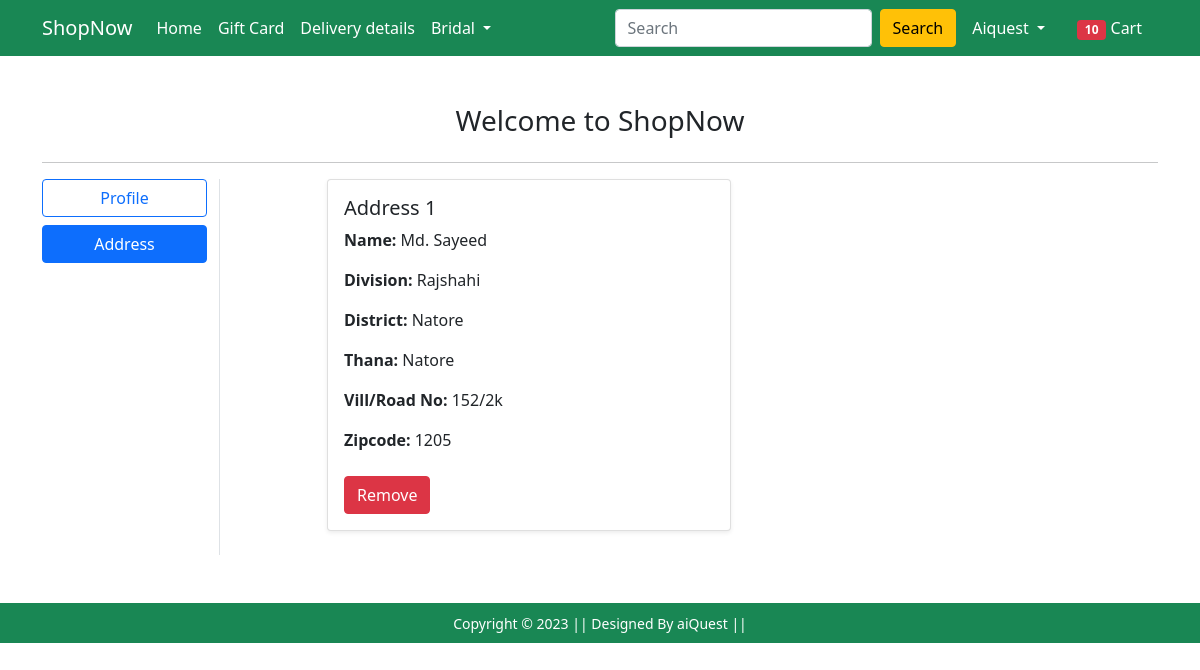
The page /address/ (signed in) on the database its author committed.
### Shop/models.py (models this page shows)
class Customer(models.Model):
    user = models.ForeignKey(User, on_delete=models.CASCADE)
    name = models.CharField(max_length=200)
    division = models.CharField(choices=DIVISION_CHOICES, max_length=50)
    district = models.CharField(max_length=200)
    thana = models.CharField(max_length=50)
    villorroad = models.CharField(max_length=50)
    zipcode = models.IntegerField()
    def __str__(self):
        return str(self.id)

### Shop/views.py (the view)
# urls.py: path('address/', views.address, name='address'),
@login_required
def address(request):
 add = Customer.objects.filter(user=request.user)
 print(add)
 if  add.exists():
    return render(request, 'Shop/address.html', {'add':add, 'active':'btn-primary' , 'd':"none"})
 return render(request, 'Shop/address.html', {'d':'Block'})

### Shop/templates/Shop/address.html (shortened to what this page needs)
{% extends 'Shop/base.html' %}
{% load static %}
{% block main-content %}
<div class="container my-5">
    <h3 class="text-center mb-4">Welcome to ShopNow</h3>
    <hr>
    <div class="row">
        <div class="col-sm-2 border-end">
            <ul class="list-unstyled">
                <li class="d-grid mb-2"><a href="{% url 'profile' %}" class="btn btn-outline-primary">Profile</a></li>
                <li class="d-grid"><a href="{% url 'address' %}" class="btn text-white  btn-outline-primary {{ active }}">Address</a></li>
            </ul>
        </div>
        <div class="col-sm-9 offset-sm-1">
            <div class="row">
                {% for ad in add %}
                <div class="col-sm-6 mb-4">
                    <div class="card shadow-sm">
                        <div class="card-body">
                            <h5 class="card-title">Address {{ forloop.counter }}</h5>
                            <p><strong>Name:</strong> {{ ad.name }}</p>
                            <p><strong>Division:</strong> {{ ad.division }}</p>
                            <p><strong>District:</strong> {{ ad.district }}</p>
                            <p><strong>Thana:</strong> {{ ad.thana }}</p>
                            <p><strong>Vill/Road No:</strong> {{ ad.villorroad }}</p>
                            <p><strong>Zipcode:</strong> {{ ad.zipcode }}</p>
                            <a href="#" addressid="{{ ad.id }}" class="remove-address btn btn-danger mt-2">Remove</a>
                        </div>
                    </div>
                </div>
                {% empty %}
                <div class="col-12">
                    <p class="text-muted">No addresses available. Please add a new address.</p>
                </div>
                {% endfor %}
            </div>
        </div>
    </div>
</div>
{% endblock main-content %}

### Shop/templates/Shop/base.html (shortened to what this page needs)
<!doctype html>
{% load static %}
<html lang="en">
<head>
    <link href="https://cdn.jsdelivr.net/npm/bootstrap@5.0.0-beta1/dist/css/bootstrap.min.css" rel="stylesheet"
>
    <link rel="stylesheet" href="{% static 'Shop/css/owl.carousel.min.css' %}">
    <link rel="stylesheet" href="{% static 'Shop/css/all.min.css' %}">
    <link rel="stylesheet" href="{% static 'Shop/css/style.css' %}">
    <link rel="stylesheet" href="{% static 'Shop/css/order.css' %}">
</head>
<body>
    <nav class="navbar navbar-expand-lg navbar-dark bg-success">
        <div class="container">
            <a class="navbar-brand" href="/">ShopNow</a>
            <div class="collapse navbar-collapse" id="navbarSupportedContent">
                <ul class="navbar-nav me-auto mb-2 mb-lg-0">
                    <li class="nav-item">
                        <a class="nav-link active" aria-current="page" href="/">Home</a>
                    </li>
                    <li class="nav-item">
                        <a class="nav-link active" aria-current="page" href="#">Gift Card</a>
                    </li>
                    <li class="nav-item">
                        <a class="nav-link active" aria-current="page" href="#">Delivery details</a>
                    </li>
                    <li class="nav-item dropdown">
                        <a class="nav-link dropdown-toggle text-white" href="#" id="electronicsDropdown" role="button"
                            data-bs-toggle="dropdown" aria-expanded="false">
                            Bridal
                        </a>
                    </li>
                </ul>
                <form class="d-flex">
                    <input class="form-control me-2" type="search" placeholder="Search" aria-label="Search">
                    <button class="btn btn-warning" type="submit">Search</button>
                </form>
                <div>
                    <ul class="navbar-nav me-auto mb-2 mb-lg-0">
                        {% if request.user.is_authenticated %}
                        <li class="nav-item dropdown mx-2">
                            <a class="nav-link dropdown-toggle text-white" href="#" id="profileDropdown" role="button"
                                data-bs-toggle="dropdown" aria-expanded="false">
                                {{request.user.username|capfirst}}
                            </a>
                        </li>
                        <li class="nav-item mx-2">
                            <a href="{% url 'showcart' %}" class="nav-link text-white"><span
                                    class="badge bg-danger">10</span> Cart </a>
                        </li>
                        {% endif %}
                    </ul>
                </div>
            </div>
        </div>
    </nav>
    {% block main-content %} {% endblock main-content %}
    <footer class="container-fluid bg-success text-center p-2 mt-5">
        <small class="text-white">Copyright &copy; 2023 || Designed By aiQuest || </small>
    </footer>
</body>
</html>

### Shop/templates/Shop/address.html (style rules this page uses)
.btn-outline-primary { transition: background-color 0.3s, color 0.3s; }
.btn-danger { transition: background-color 0.3s, color 0.3s; }

### rows shown on the page
Customer: name "Md. Sayeed", division "Rajshahi", district "Natore", thana "Natore", villorroad "152/2k", zipcode "1205"

### other values the page prints
{{ request.user.username|capfirst }} "Aiquest"
